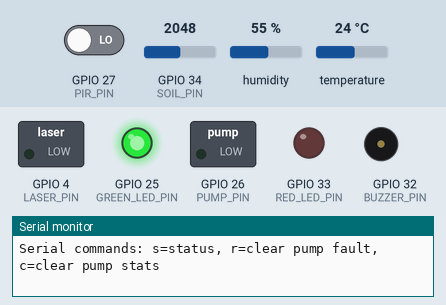
Bench run of a program on a simulated ESP32. Shown: switched loads named in the program (green lamp = pin HIGH), output pins drawn as LEDs (lit = HIGH), buzzer (waves = sounding), the last lines printed to the serial monitor. The inputs (shaded band) are chosen by the test bench; at power-on: GPIO 34 (SOIL_PIN) = 2048, GPIO 27 (PIR_PIN) LOW, humidity 55 %, temperature 24 °C (analog values on the 0–4095 scale). WiFi joins after 1.5 s; servers stay silent unless stated; the local clock reads 2024-03-15 10:24:30 at power-on unless the program sets it; EEPROM starts erased.

Above: at 1.2 s.
1.3 s: GPIO 34 (SOIL_PIN) set to 2840
8.0 s: GPIO 34 (SOIL_PIN) set to 2921
At 8.6 s:
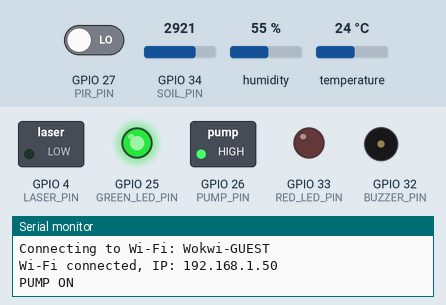
9.7 s: GPIO 27 (PIR_PIN) driven HIGH
At 41.1 s:
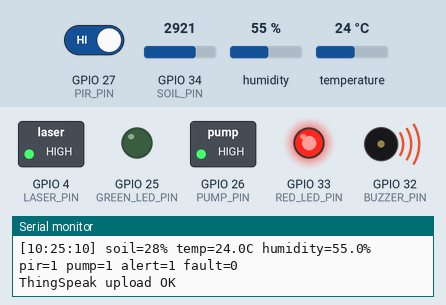
Timing chart, 0 to 71.2 s (numbered marks = the images above; inputs shaded):
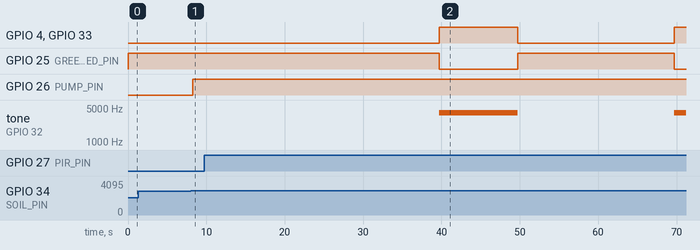

The program:

main.cpp
```cpp
////////////////////////  SMART  FARM  (KISAN__) ////////////////////////
#include "secrets.h"

#if USE_HTTPS
#define TS_ENABLE_SSL
#endif

#include <Arduino.h>
#include <WiFi.h>
#include <WiFiClientSecure.h>
#include <DHT.h>
#include <ThingSpeak.h>
#include <Preferences.h>
#include <esp_task_wdt.h>
#include <esp_system.h>
#include <math.h>
#include <string.h>
#include <time.h>

#if USE_HTTPS
#include "root_ca.h"
#endif

namespace {
constexpr char FW_VERSION[] = "1.1.1";
constexpr uint32_t THINGSPEAK_CHANNEL_ID = 3548473UL;

constexpr uint8_t SOIL_PIN = 34;
constexpr uint8_t DHT_PIN = 15;
constexpr uint8_t PIR_PIN = 27;
constexpr uint8_t PUMP_PIN = 26;
constexpr uint8_t GREEN_LED_PIN = 25;
constexpr uint8_t RED_LED_PIN = 33;
constexpr uint8_t BUZZER_PIN = 32;
constexpr uint8_t LASER_PIN = 4;

constexpr int DRY_VALUE = 4095;
constexpr int WET_VALUE = 0;
constexpr int DRY_LIMIT_PERCENT = 30;
constexpr int WET_LIMIT_PERCENT = 60;

constexpr uint32_t PUMP_MAX_MS = 600000UL;
constexpr uint32_t PIR_WARMUP_MS = 5000UL;
constexpr uint32_t ALERT_MS = 10000UL;
constexpr uint32_t ALERT_GAP_MS = 30000UL;
constexpr uint32_t UPLOAD_INTERVAL_MS = 20000UL;
constexpr uint32_t WIFI_RETRY_MS = 5000UL;
constexpr uint32_t SOIL_SAMPLE_INTERVAL_MS = 100UL;
constexpr uint8_t SOIL_SAMPLE_COUNT = 8;

constexpr uint32_t WDT_TIMEOUT_S = 30;
constexpr uint8_t UPLOAD_FAILS_RECONNECT = 3;
constexpr uint8_t UPLOAD_FAILS_RESTART = 15;
constexpr uint32_t WIFI_OFFLINE_RESTART_MS = 600000UL;

#if USE_DHT11
constexpr uint8_t DHT_TYPE = DHT11;
#else
constexpr uint8_t DHT_TYPE = DHT22;
#endif

DHT dht(DHT_PIN, DHT_TYPE);

#if USE_HTTPS
WiFiClientSecure client;
#else
WiFiClient client;
#endif

Preferences prefs;

int pumpState = 0;
int pumpFault = 0;
int laserState = 0;
int buzzerState = 0;
int alertActive = 0;

bool hasAlerted = false;

uint32_t bootMs = 0;
uint32_t pumpStartMs = 0;
uint32_t alertStartMs = 0;
uint32_t lastUploadMs = 0;
uint32_t lastWifiAttemptMs = 0;
uint32_t lastSoilSampleMs = 0;

uint32_t soilSamples[SOIL_SAMPLE_COUNT] = {};
uint8_t soilSampleIndex = 0;
uint8_t soilSamplesCollected = 0;
int filteredSoilPercent = 0;

uint32_t pumpCycles = 0;
uint32_t totalPumpSec = 0;
uint8_t uploadFailCount = 0;
uint32_t wifiOfflineSinceMs = 0;
bool wifiWasOnline = false;


const char *resetReasonText() {
  switch (esp_reset_reason()) {
    case ESP_RST_POWERON:  return "power";
    case ESP_RST_SW:       return "software";
    case ESP_RST_PANIC:    return "panic";
    case ESP_RST_INT_WDT:  return "int_wdt";
    case ESP_RST_TASK_WDT: return "task_wdt";
    case ESP_RST_WDT:      return "wdt";
    case ESP_RST_BROWNOUT: return "brownout";
    default:               return "other";
  }
}

void logTime() {
  struct tm t;
  if (getLocalTime(&t, 0)) {
    Serial.printf("[%02d:%02d:%02d] ", t.tm_hour, t.tm_min, t.tm_sec);
  } else {
    Serial.printf("[up %lus] ", (unsigned long)(millis() / 1000UL));
  }
}

void watchdogBegin() {
#if ESP_ARDUINO_VERSION_MAJOR >= 3
  esp_task_wdt_config_t cfg = {};
  cfg.timeout_ms = WDT_TIMEOUT_S * 1000UL;
  cfg.idle_core_mask = 0;
  cfg.trigger_panic = true;
  esp_task_wdt_reconfigure(&cfg);
#else
  esp_task_wdt_init(WDT_TIMEOUT_S, true);
#endif
  esp_task_wdt_add(NULL);
}

void saveFault() {
  prefs.putUChar("fault", static_cast<uint8_t>(pumpFault));
}

void onWifiEvent(WiFiEvent_t event) {
  if (event == ARDUINO_EVENT_WIFI_STA_GOT_IP) {
    Serial.print("Wi-Fi connected, IP: ");
    Serial.println(WiFi.localIP());
  } else if (event == ARDUINO_EVENT_WIFI_STA_DISCONNECTED) {
    Serial.println("Wi-Fi disconnected");
  }
}

void pumpOff() {
  if (pumpState) {
    totalPumpSec += (millis() - pumpStartMs) / 1000UL;
    prefs.putUInt("runsec", totalPumpSec);
  }
  digitalWrite(PUMP_PIN, LOW);
  pumpState = 0;
}

void pumpOn() {
  if (pumpState || pumpFault) return;

  digitalWrite(PUMP_PIN, HIGH);
  pumpState = 1;
  pumpStartMs = millis();

  ++pumpCycles;
  prefs.putUInt("cycles", pumpCycles);

  Serial.println("PUMP ON");
}

void setLaser(bool on) {
  digitalWrite(LASER_PIN, on ? HIGH : LOW);
  laserState = on ? 1 : 0;
}

void setBuzzer(bool on) {
  if (on) {
    tone(BUZZER_PIN, 4000);
  } else if (buzzerState) {
    noTone(BUZZER_PIN);
  }
  buzzerState = on ? 1 : 0;
}

void updateStatusLeds() {
  const bool problem = alertActive || pumpFault;
  digitalWrite(RED_LED_PIN, problem ? HIGH : LOW);
  digitalWrite(GREEN_LED_PIN, problem ? LOW : HIGH);
}

int readSoilPercent() {
  const int raw = analogRead(SOIL_PIN);

  soilSamples[soilSampleIndex] = static_cast<uint32_t>(raw);
  soilSampleIndex = (soilSampleIndex + 1) % SOIL_SAMPLE_COUNT;

  if (soilSamplesCollected < SOIL_SAMPLE_COUNT) {
    ++soilSamplesCollected;
  }

  uint32_t sum = 0;
  for (uint8_t i = 0; i < soilSamplesCollected; ++i) {
    sum += soilSamples[i];
  }

  const int averagedRaw = static_cast<int>(sum / soilSamplesCollected);
  const int denominator = DRY_VALUE - WET_VALUE;

  if (denominator <= 0) return 0;

  const int percent =
      (DRY_VALUE - averagedRaw) * 100 / denominator;

  filteredSoilPercent = constrain(percent, 0, 100);
  return filteredSoilPercent;
}

void connectWifi() {
  if (WiFi.status() == WL_CONNECTED) return;

  const uint32_t now = millis();
  if (now - lastWifiAttemptMs < WIFI_RETRY_MS) return;

  lastWifiAttemptMs = now;

  Serial.printf("Connecting to Wi-Fi: %s\n", SECRET_SSID);
  WiFi.mode(WIFI_STA);
  WiFi.begin(SECRET_SSID, SECRET_PASS);
}

void beginAnimalAlert() {
  alertActive = 1;
  hasAlerted = true;
  alertStartMs = millis();

  setBuzzer(true);
  setLaser(true);

  Serial.println("ANIMAL DETECTED");
}

void endAnimalAlert() {
  alertActive = 0;

  setBuzzer(false);
  setLaser(false);

  Serial.println("Animal alert cleared");
}

void uploadReading(
    int soil,
    float tempC,
    float humidity,
    int pir,
    bool temperatureValid,
    bool humidityValid) {
  if (strlen(SECRET_WRITE_API_KEY) != 16) {
    Serial.printf(
        "ThingSpeak upload skipped: Write API Key must be 16 characters, yours has %d\n",
        (int)strlen(SECRET_WRITE_API_KEY));
    return;
  }

  if (WiFi.status() != WL_CONNECTED) {
    Serial.println("ThingSpeak upload skipped: Wi-Fi is offline");
    return;
  }


  ThingSpeak.setField(1, soil);
  ThingSpeak.setField(
      2, temperatureValid ? String(tempC, 1) : String());
  ThingSpeak.setField(
      3, humidityValid ? String(humidity, 1) : String());
  ThingSpeak.setField(4, pumpState);
  ThingSpeak.setField(5, 0);
  ThingSpeak.setField(6, alertActive);
  ThingSpeak.setField(7, pumpFault);
  ThingSpeak.setField(8, pir);

  ThingSpeak.setStatus(
      String("fw=") + FW_VERSION +
      ",rst=" + resetReasonText() +
      ",rssi=" + WiFi.RSSI() +
      ",up=" + (millis() / 1000UL) + "s" +
      ",cycles=" + pumpCycles +
      ",runsec=" + totalPumpSec +
      ",laser=" + laserState +
      ",buzzer=" + buzzerState);

  const int result =
      ThingSpeak.writeFields(THINGSPEAK_CHANNEL_ID, SECRET_WRITE_API_KEY);

  if (result == 200) {
    Serial.println("ThingSpeak upload OK");
    uploadFailCount = 0;
  } else {
    Serial.printf("ThingSpeak upload failed (code %d)\n", result);
    if (uploadFailCount < 255) ++uploadFailCount;
  }
}


void checkConnectionHealth() {
  const uint32_t now = millis();
  const bool online = (WiFi.status() == WL_CONNECTED);

  if (online) {
    wifiWasOnline = true;
    wifiOfflineSinceMs = 0;
  } else {
    if (wifiOfflineSinceMs == 0) wifiOfflineSinceMs = now;
    if (now - wifiOfflineSinceMs >= WIFI_OFFLINE_RESTART_MS) {
      Serial.println("Wi-Fi offline too long: restarting");
      delay(100);
      ESP.restart();
    }
  }

  if (uploadFailCount >= UPLOAD_FAILS_RESTART) {
    Serial.println("Too many upload failures: restarting");
    delay(100);
    ESP.restart();
  }

  if (uploadFailCount >= UPLOAD_FAILS_RECONNECT && online) {
    Serial.println("Repeated upload failures: reconnecting Wi-Fi");
    WiFi.disconnect();
    lastWifiAttemptMs = 0;
    uploadFailCount = UPLOAD_FAILS_RECONNECT - 1;
  }
}


void printStatus() {
  logTime();
  Serial.printf(
      "STATUS fw=%s soil=%d%% pump=%d fault=%d alert=%d cycles=%lu runsec=%lu "
      "rssi=%d fails=%d heap=%lu\n",
      FW_VERSION, filteredSoilPercent, pumpState, pumpFault, alertActive,
      (unsigned long)pumpCycles, (unsigned long)totalPumpSec,
      WiFi.RSSI(), uploadFailCount, (unsigned long)ESP.getFreeHeap());
}

void handleSerialCommands() {
  while (Serial.available() > 0) {
    const char c = static_cast<char>(Serial.read());

    if (c == 's') {
      printStatus();
    } else if (c == 'r') {
      pumpFault = 0;
      saveFault();
      Serial.println("Pump fault cleared");
    } else if (c == 'c') {
      pumpCycles = 0;
      totalPumpSec = 0;
      prefs.putUInt("cycles", 0);
      prefs.putUInt("runsec", 0);
      Serial.println("Pump statistics cleared");
    }
  }
}
}
void setup() {
  Serial.begin(115200);
  bootMs = millis();

  pinMode(SOIL_PIN, INPUT);
  pinMode(PIR_PIN, INPUT);

  analogReadResolution(12);
  analogSetPinAttenuation(SOIL_PIN, ADC_11db);

  pinMode(PUMP_PIN, OUTPUT);
  pinMode(GREEN_LED_PIN, OUTPUT);
  pinMode(RED_LED_PIN, OUTPUT);
  pinMode(LASER_PIN, OUTPUT);
  pinMode(BUZZER_PIN, OUTPUT);

  prefs.begin("smartfarm", false);
  pumpFault = prefs.getUChar("fault", 0);
  pumpCycles = prefs.getUInt("cycles", 0);
  totalPumpSec = prefs.getUInt("runsec", 0);

  pumpOff();
  setLaser(false);
  setBuzzer(false);

  dht.begin();

#if USE_HTTPS
  client.setCACert(THINGSPEAK_ROOT_CA);
#endif
  ThingSpeak.begin(client);

  WiFi.onEvent(onWifiEvent);
  WiFi.mode(WIFI_STA);
  connectWifi();

  configTime(19800, 0, "pool.ntp.org", "time.google.com");

  updateStatusLeds();
  watchdogBegin();

  Serial.println("SmartFarm ESP32 starting");
  Serial.printf("Firmware %s, reset reason: %s\n", FW_VERSION, resetReasonText());
  Serial.printf("ThingSpeak channel: %lu\n", (unsigned long)THINGSPEAK_CHANNEL_ID);
  Serial.println("Cloud upload interval: 20 seconds");
  Serial.println("Local pump and alert logic stays active if cloud is offline");
  Serial.println("Serial commands: s=status, r=clear pump fault, c=clear pump stats");
  if (pumpFault) {
    Serial.println("WARNING: pump fault restored from flash. Send 'r' to clear.");
  }
}

void loop() {
  esp_task_wdt_reset();
  const uint32_t now = millis();

  if (now - lastSoilSampleMs >= SOIL_SAMPLE_INTERVAL_MS ||
      lastSoilSampleMs == 0) {
    lastSoilSampleMs = now;
    readSoilPercent();
  }

  const int soil = filteredSoilPercent;
  const int pir = digitalRead(PIR_PIN);

  if (!pumpFault) {
    if (!pumpState && soil < DRY_LIMIT_PERCENT) {
      pumpOn();
    } else if (pumpState && soil >= WET_LIMIT_PERCENT) {
      pumpOff();
    }
  }

  if (pumpState && now - pumpStartMs >= PUMP_MAX_MS) {
    pumpOff();
    pumpFault = 1;
    saveFault();
    Serial.println("PUMP FAULT: maximum runtime exceeded");
  }

  if (now - bootMs >= PIR_WARMUP_MS) {
    if (pir == HIGH && !alertActive &&
        (!hasAlerted || now - alertStartMs >= ALERT_GAP_MS)) {
      beginAnimalAlert();
    }

    if (alertActive && now - alertStartMs >= ALERT_MS) {
      endAnimalAlert();
    }
  }

  updateStatusLeds();
  connectWifi();
  handleSerialCommands();
  checkConnectionHealth();

  if (now - lastUploadMs >= UPLOAD_INTERVAL_MS) {
    lastUploadMs = now;

    const float tempC = dht.readTemperature();
    const float humidity = dht.readHumidity();

    const bool temperatureValid =
        !isnan(tempC) && tempC >= -40.0f && tempC <= 80.0f;
    const bool humidityValid =
        !isnan(humidity) && humidity >= 0.0f && humidity <= 100.0f;

    if (!temperatureValid) {
      Serial.println(
          "DHT temperature invalid; publishing other available fields");
    }

    if (!humidityValid) {
      Serial.println(
          "DHT humidity invalid; publishing other available fields");
    }

    logTime();
    Serial.printf(
        "soil=%d%% temp=%.1fC humidity=%.1f%% pir=%d pump=%d alert=%d fault=%d\n",
        soil, tempC, humidity, pir, pumpState, alertActive, pumpFault);

    uploadReading(
        soil, tempC, humidity, pir, temperatureValid, humidityValid);
  }

  delay(10);
}
```

secrets.example.h
```cpp
#pragma once

#define SECRET_SSID           "Wokwi-GUEST"
#define SECRET_PASS           ""
#define SECRET_WRITE_API_KEY  "WIIEQ34NCY50QZ3W"
#define USE_DHT11  0
#define USE_HTTPS  0 
```

Measured:
- the behaviour switches between 2866 and 2867 on GPIO 34 (SOIL_PIN) (found by bisection; images 0 and 1)
- after the input at 8.0 s, GPIO 26 (PUMP_PIN): LOW → HIGH after 0.28 s
- after the input at 9.7 s, GPIO 4 (LASER_PIN), GPIO 33 (RED_LED_PIN): LOW → HIGH after 30.0 s, → LOW 10.0 s later, → HIGH 20.0 s later; GPIO 25 (GREEN_LED_PIN): HIGH → LOW after 30.0 s, → HIGH 10.0 s later, → LOW 20.0 s later; tone on GPIO 32 (BUZZER_PIN): silent → 4000 Hz after 30.0 s, → silent 10.0 s later, → 4000 Hz 20.0 s later
